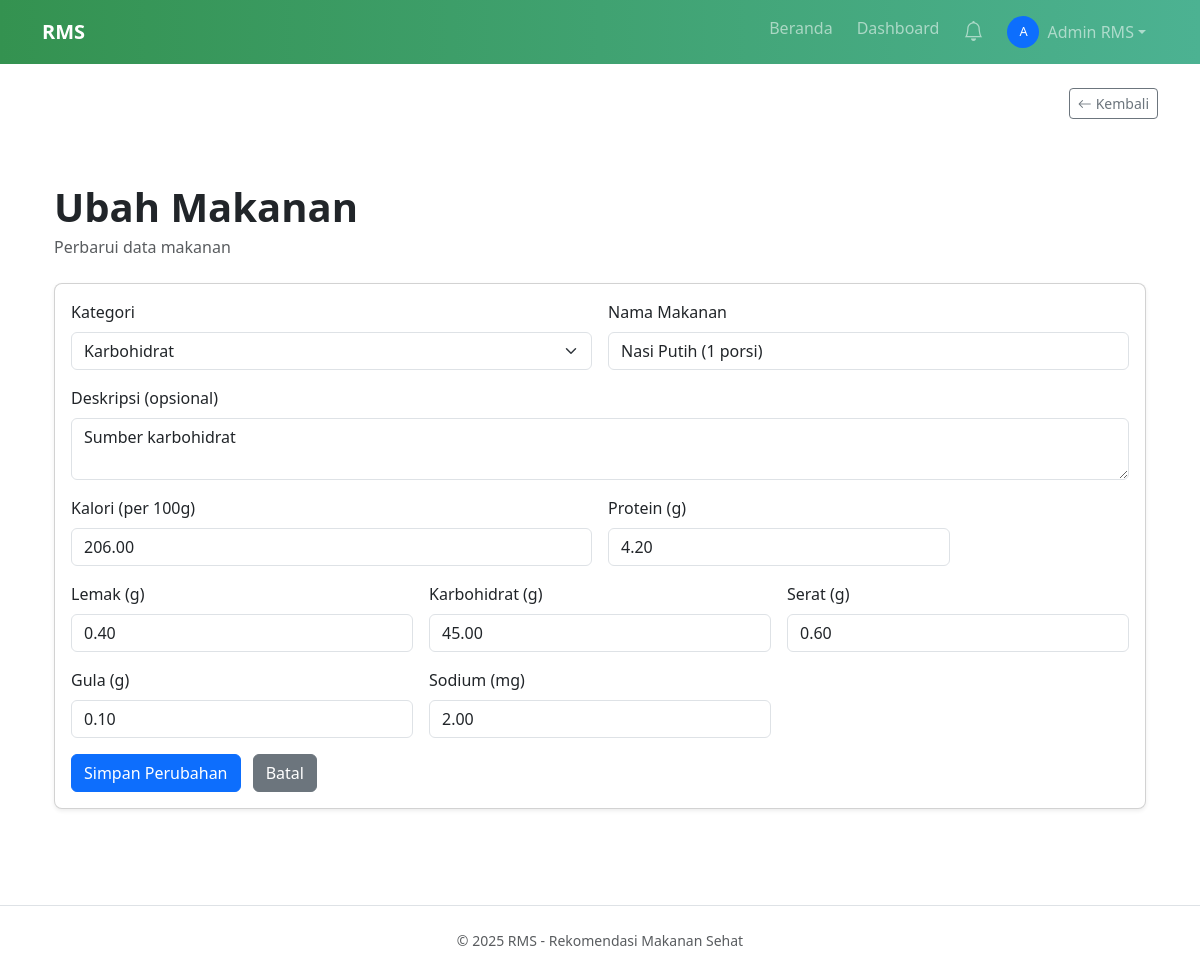
Screenshot of /admin/food_edit.php?id=2 (signed in) with the database file from the repository.
### tables this page shows
CREATE TABLE IF NOT EXISTS foods (
  id INT AUTO_INCREMENT PRIMARY KEY,
  category_id INT,
  name VARCHAR(150) NOT NULL,
  description TEXT,
  calories DECIMAL(8,2) NOT NULL,
  protein DECIMAL(6,2) DEFAULT 0,
  fat DECIMAL(6,2) DEFAULT 0,
  carbs DECIMAL(6,2) DEFAULT 0,
  fiber DECIMAL(6,2) DEFAULT 0,
  sugar DECIMAL(6,2) DEFAULT 0,
  sodium DECIMAL(6,2) DEFAULT 0,
  image_url VARCHAR(1024),
  is_verified TINYINT(1) DEFAULT 0,
  created_by INT,
  created_at TIMESTAMP DEFAULT CURRENT_TIMESTAMP,
  updated_at TIMESTAMP DEFAULT CURRENT_TIMESTAMP ON UPDATE CURRENT_TIMESTAMP,
  FULLTEXT KEY idx_food_search (name, description),
  KEY idx_foods_category_id (category_id),
  KEY idx_foods_created_by (created_by),
  CONSTRAINT fk_foods_category_id FOREIGN KEY (category_id) REFERENCES food_categories(id) ON DELETE SET NULL,
  CONSTRAINT fk_foods_created_by FOREIGN KEY (created_by) REFERENCES users(id) ON DELETE SET NULL
);

CREATE TABLE IF NOT EXISTS food_categories (
  id INT AUTO_INCREMENT PRIMARY KEY,
  name VARCHAR(50) NOT NULL UNIQUE,
  description TEXT,
  icon VARCHAR(50),
  created_at TIMESTAMP DEFAULT CURRENT_TIMESTAMP
);

### classes/FoodCategory.php (called while the page is built, shortened)
<?php
class FoodCategory
{
    private PDO $db;
    public function __construct(PDO $db)
    {
        $this->db = $db;
    }
    public function all(): array
    {
        return $this->db->query("SELECT * FROM food_categories ORDER BY name")->fetchAll(PDO::FETCH_ASSOC);
    }
}

### classes/Admin/FoodEditController.php (called while the page is built, shortened)
<?php
class FoodEditController
{
    private array|false $data;
    public function __construct(PDO $db, int $id)
    {
        $this->foodModel = new Food($db);
        $this->data = $this->foodModel->find($id);
    }
    public function getData(): array|false
    {
        return $this->data;
    }
}

### classes/Food.php (called while the page is built, shortened)
<?php
class Food
{
    private PDO $db;
    public function __construct(PDO $db)
    {
        $this->db = $db;
    }
    public function find(int $id): array|false
    {
        $stmt = $this->db->prepare("SELECT * FROM foods WHERE id = ?");
        $stmt->execute([$id]);
        return $stmt->fetch(PDO::FETCH_ASSOC);
    }
}

### admin/food_edit.php (the view, shortened to what this page needs)
<?php
require_once __DIR__ . '/../includes/header.php';
require_once __DIR__ . '/../classes/Food.php';
require_once __DIR__ . '/../classes/FoodCategory.php';
require_once __DIR__ . '/../classes/Admin/FoodEditController.php';
$db = $app->db();
$id = filter_input(INPUT_GET, 'id', FILTER_VALIDATE_INT, [
    'options' => ['min_range' => 1],
]);
$isEdit = (bool)$id;
$data = [
    'id' => null,
    'category_id' => null,
    'name' => '',
    'description' => '',
    'calories' => '',
    'protein' => '',
    'fat' => '',
    'carbs' => '',
    'fiber' => '',
    'sugar' => '',
    'sodium' => '',
];
if ($isEdit) {
    $controller = new FoodEditController($db, $id);
    $found = $controller->getData();
    $data = array_merge($data, $found);
}
$categoryModel = new FoodCategory($db);
$categories = $categoryModel->all();
?>
<section class="py-5">
    <div class="container">
        <div class="d-flex justify-content-between align-items-center mb-4">
            <div>
                <h1 class="fw-bold mb-1"><?= $isEdit ? 'Ubah Makanan' : 'Tambah Makanan' ?></h1>
                <p class="text-muted mb-0"><?= $isEdit ? 'Perbarui data makanan' : 'Tambahkan data makanan baru' ?></p>
            </div>
        </div>
        <form method="post" action="../process/food.process.php" class="card p-3 shadow-sm rounded-3">
    <div class="row g-3">
        <div class="col-md-6">
            <label class="form-label">Kategori</label>
            <select name="category_id" class="form-select">
                <?php foreach ($categories as $cat): ?>
                    <option value="<?= (int)$cat['id'] ?>" <?= ((string)($data['category_id'] ?? '') === (string)$cat['id']) ? 'selected' : '' ?>>
                        <?= htmlspecialchars($cat['name']) ?>
                    </option>
                <?php endforeach; ?>
            </select>
        </div>
        <div class="col-md-6">
            <label class="form-label">Nama Makanan</label>
            <input name="name" class="form-control"
                   value="<?= htmlspecialchars((string)($data['name'] ?? '')) ?>" required>
        </div>
        <div class="col-12">
            <label class="form-label">Deskripsi (opsional)</label>
            <textarea name="description" class="form-control" rows="2"><?= htmlspecialchars((string)($data['description'] ?? '')) ?></textarea>
        </div>
        <div class="col-md-6">
            <label class="form-label">Kalori (per 100g)</label>
            <input name="calories" type="number" step="0.1" class="form-control"
                   value="<?= htmlspecialchars((string)($data['calories'] ?? '')) ?>" required>
        </div>
        <div class="col-md-4">
            <label class="form-label">Protein (g)</label>
            <input name="protein" type="number" step="0.1" class="form-control"
                   value="<?= htmlspecialchars((string)($data['protein'] ?? '')) ?>" required>
        </div>
        <div class="col-md-4">
            <label class="form-label">Lemak (g)</label>
            <input name="fat" type="number" step="0.1" class="form-control"
                   value="<?= htmlspecialchars((string)($data['fat'] ?? '')) ?>" required>
        </div>
        <div class="col-md-4">
            <label class="form-label">Karbohidrat (g)</label>
            <input name="carbs" type="number" step="0.1" class="form-control"
                   value="<?= htmlspecialchars((string)($data['carbs'] ?? '')) ?>" required>
        </div>
        <div class="col-md-4">
            <label class="form-label">Serat (g)</label>
            <input name="fiber" type="number" step="0.1" class="form-control"
                   value="<?= htmlspecialchars((string)($data['fiber'] ?? '')) ?>">
        </div>
        <div class="col-md-4">
            <label class="form-label">Gula (g)</label>
            <input name="sugar" type="number" step="0.1" class="form-control"
                   value="<?= htmlspecialchars((string)($data['sugar'] ?? '')) ?>">
        </div>
        <div class="col-md-4">
            <label class="form-label">Sodium (mg)</label>
            <input name="sodium" type="number" step="0.1" class="form-control"
                   value="<?= htmlspecialchars((string)($data['sodium'] ?? '')) ?>">
        </div>
        <div class="col-12">
            <button type="submit" class="btn btn-primary me-2"><?= $isEdit ? 'Simpan Perubahan' : 'Tambah Makanan' ?></button>
            <a href="foods.php" class="btn btn-secondary">Batal</a>
        </div>
    </div>
        </form>
    </div>
</section>
<?php require_once __DIR__ . '/../includes/footer.php'; ?>

### assets/css/style.css (style rules this page uses)
:root { color-scheme: light; }

### rows the page displays
foods: category_id "Karbohidrat", name "Nasi Putih (1 porsi)", description "Sumber karbohidrat", calories "206.00", protein "4.20", fat "0.40", carbs "45.00", fiber "0.60", sugar "0.10", sodium "2.00"

### other values shown
$userInitial "A"
$userName "Admin RMS"
